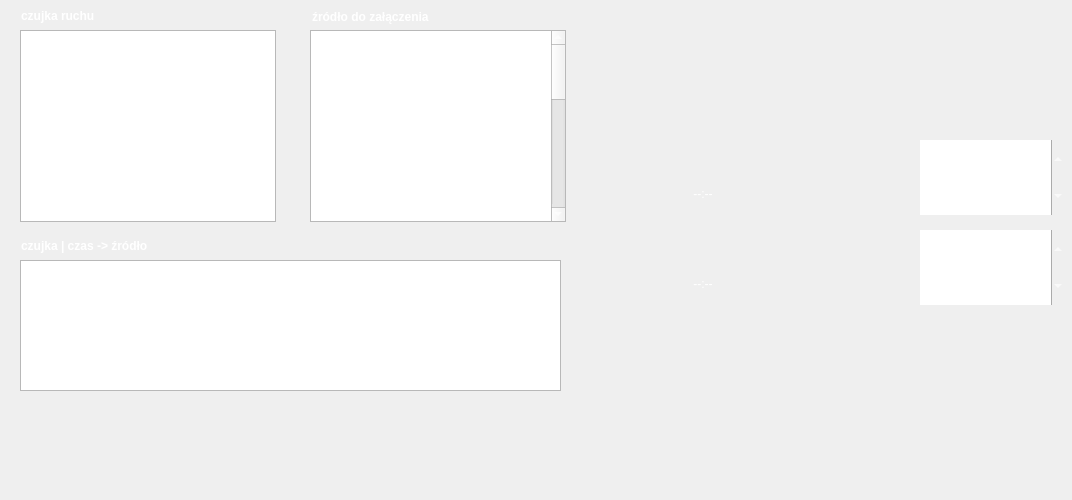
      <widget class="QWidget" name="tab_4">
       <attribute name="title">
        <string>Harmonogram</string>
       </attribute>
       <widget class="QListWidget" name="listWidget">
        <property name="geometry">
         <rect>
          <x>20</x>
          <y>30</y>
          <width>256</width>
          <height>192</height>
         </rect>
        </property>
        <property name="styleSheet">
         <string notr="true">color: rgb(255, 255, 255);</string>
        </property>
        <item>
         <property name="text">
          <string>Korytarz góra</string>
         </property>
         <property name="icon">
          <iconset resource="ikony.qrc">
           <normaloff>:/HDD1/admin/iHome/28-02-2018/media/pir_off.png</normaloff>
           <selectedoff>:/HDD1/admin/iHome/28-02-2018/media/pir_on.png</selectedoff>:/HDD1/admin/iHome/28-02-2018/media/pir_off.png</iconset>
         </property>
        </item>
        <item>
         <property name="text">
          <string>Korytarz dół</string>
         </property>
         <property name="icon">
          <iconset resource="ikony.qrc">
           <normaloff>:/HDD1/admin/iHome/28-02-2018/media/pir_off.png</normaloff>
           <selectedoff>:/HDD1/admin/iHome/28-02-2018/media/pir_on.png</selectedoff>:/HDD1/admin/iHome/28-02-2018/media/pir_off.png</iconset>
         </property>
        </item>
        <item>
         <property name="text">
          <string>Łazienka dół</string>
         </property>
         <property name="icon">
          <iconset resource="ikony.qrc">
           <normaloff>:/HDD1/admin/iHome/28-02-2018/media/pir_off.png</normaloff>
           <selectedoff>:/HDD1/admin/iHome/28-02-2018/media/pir_on.png</selectedoff>:/HDD1/admin/iHome/28-02-2018/media/pir_off.png</iconset>
         </property>
        </item>
        <item>
         <property name="text">
          <string>Kuchnia</string>
         </property>
         <property name="icon">
          <iconset resource="ikony.qrc">
           <normaloff>:/HDD1/admin/iHome/28-02-2018/media/pir_off.png</normaloff>
           <selectedoff>:/HDD1/admin/iHome/28-02-2018/media/pir_on.png</selectedoff>:/HDD1/admin/iHome/28-02-2018/media/pir_off.png</iconset>
         </property>
        </item>
       </widget>
       <widget class="QListWidget" name="listWidget_2">
        <property name="geometry">
         <rect>
          <x>310</x>
          <y>30</y>
          <width>256</width>
          <height>192</height>
         </rect>
        </property>
        <property name="styleSheet">
         <string notr="true">color: rgb(255, 255, 255);</string>
        </property>
        <property name="frameShape">
         <enum>QFrame::StyledPanel</enum>
        </property>
        <property name="frameShadow">
         <enum>QFrame::Sunken</enum>
        </property>
        <property name="lineWidth">
         <number>1</number>
        </property>
        <property name="selectionMode">
         <enum>QAbstractItemView::MultiSelection</enum>
        </property>
        <item>
         <property name="text">
          <string>Biblioteka</string>
         </property>
         <property name="icon">
          <iconset>
           <disabledoff>:/HDD1/admin/iHome/28-02-2018/media/bulb_off.png</disabledoff>
           <selectedon>:/HDD1/admin/iHome/28-02-2018/media/bulb_on.png</selectedon>
          </iconset>
         </property>
        </item>
        <item>
         <property name="text">
          <string>Pokój Myszki</string>
         </property>
         <property name="icon">
          <iconset resource="ikony.qrc">
           <normaloff>:/HDD1/admin/iHome/28-02-2018/media/bulb_off.png</normaloff>
           <selectedoff>:/HDD1/admin/iHome/28-02-2018/media/bulb_on.png</selectedoff>:/HDD1/admin/iHome/28-02-2018/media/bulb_off.png</iconset>
         </property>
        </item>
        <item>
         <property name="text">
          <string>Sypialnia</string>
         </property>
         <property name="icon">
          <iconset resource="ikony.qrc">
           <normaloff>:/HDD1/admin/iHome/28-02-2018/media/bulb_off.png</normaloff>
           <selectedoff>:/HDD1/admin/iHome/28-02-2018/media/bulb_on.png</selectedoff>:/HDD1/admin/iHome/28-02-2018/media/bulb_off.png</iconset>
         </property>
        </item>
        <item>
         <property name="text">
          <string>Garderoba</string>
         </property>
         <property name="icon">
          <iconset resource="ikony.qrc">
           <normaloff>:/HDD1/admin/iHome/28-02-2018/media/bulb_off.png</normaloff>
           <selectedoff>:/HDD1/admin/iHome/28-02-2018/media/bulb_on.png</selectedoff>:/HDD1/admin/iHome/28-02-2018/media/bulb_off.png</iconset>
         </property>
        </item>
        <item>
         <property name="text">
          <string>Łazienka góra</string>
         </property>
         <property name="icon">
          <iconset resource="ikony.qrc">
           <normaloff>:/HDD1/admin/iHome/28-02-2018/media/bulb_off.png</normaloff>
           <selectedoff>:/HDD1/admin/iHome/28-02-2018/media/bulb_on.png</selectedoff>:/HDD1/admin/iHome/28-02-2018/media/bulb_off.png</iconset>
         </property>
        </item>
        <item>
         <property name="text">
          <string>Łazienka luksfery</string>
         </property>
         <property name="icon">
          <iconset resource="ikony.qrc">
           <normaloff>:/HDD1/admin/iHome/28-02-2018/media/bulb_off.png</normaloff>
           <selectedoff>:/HDD1/admin/iHome/28-02-2018/media/bulb_on.png</selectedoff>:/HDD1/admin/iHome/28-02-2018/media/bulb_off.png</iconset>
         </property>
        </item>
        <item>
         <property name="text">
          <string>Łazienka dół lustro</string>
         </property>
         <property name="icon">
          <iconset resource="ikony.qrc">
           <normaloff>:/HDD1/admin/iHome/28-02-2018/media/bulb_off.png</normaloff>
           <selectedoff>:/HDD1/admin/iHome/28-02-2018/media/bulb_on.png</selectedoff>:/HDD1/admin/iHome/28-02-2018/media/bulb_off.png</iconset>
         </property>
        </item>
        <item>
         <property name="text">
          <string>Łazienka dół</string>
         </property>
         <property name="icon">
          <iconset resource="ikony.qrc">
           <normaloff>:/HDD1/admin/iHome/28-02-2018/media/bulb_off.png</normaloff>
           <selectedoff>:/HDD1/admin/iHome/28-02-2018/media/bulb_on.png</selectedoff>:/HDD1/admin/iHome/28-02-2018/media/bulb_off.png</iconset>
         </property>
        </item>
        <item>
         <property name="text">
          <string>Loft</string>
         </property>
         <property name="icon">
          <iconset resource="ikony.qrc">
           <normaloff>:/HDD1/admin/iHome/28-02-2018/media/bulb_off.png</normaloff>
           <selectedoff>:/HDD1/admin/iHome/28-02-2018/media/bulb_on.png</selectedoff>:/HDD1/admin/iHome/28-02-2018/media/bulb_off.png</iconset>
         </property>
        </item>
        <item>
         <property name="text">
          <string>Korytarz góra</string>
         </property>
         <property name="icon">
          <iconset resource="ikony.qrc">
           <normaloff>:/HDD1/admin/iHome/28-02-2018/media/bulb_off.png</normaloff>
           <selectedoff>:/HDD1/admin/iHome/28-02-2018/media/bulb_on.png</selectedoff>:/HDD1/admin/iHome/28-02-2018/media/bulb_off.png</iconset>
         </property>
        </item>
        <item>
         <property name="text">
          <string>Garaż</string>
         </property>
         <property name="icon">
          <iconset resource="ikony.qrc">
           <normaloff>:/HDD1/admin/iHome/28-02-2018/media/bulb_off.png</normaloff>
           <selectedoff>:/HDD1/admin/iHome/28-02-2018/media/bulb_on.png</selectedoff>:/HDD1/admin/iHome/28-02-2018/media/bulb_off.png</iconset>
         </property>
        </item>
        <item>
         <property name="text">
          <string>Wiatrołap</string>
         </property>
         <property name="icon">
          <iconset resource="ikony.qrc">
           <normaloff>:/HDD1/admin/iHome/28-02-2018/media/bulb_off.png</normaloff>
           <selectedoff>:/HDD1/admin/iHome/28-02-2018/media/bulb_on.png</selectedoff>:/HDD1/admin/iHome/28-02-2018/media/bulb_off.png</iconset>
         </property>
        </item>
        <item>
         <property name="text">
          <string>Kuchnia</string>
         </property>
         <property name="icon">
          <iconset resource="ikony.qrc">
           <normaloff>:/HDD1/admin/iHome/28-02-2018/media/bulb_off.png</normaloff>
           <selectedoff>:/HDD1/admin/iHome/28-02-2018/media/bulb_on.png</selectedoff>:/HDD1/admin/iHome/28-02-2018/media/bulb_off.png</iconset>
         </property>
        </item>
        <item>
         <property name="text">
          <string>Barek</string>
         </property>
         <property name="icon">
          <iconset resource="ikony.qrc">
           <normaloff>:/HDD1/admin/iHome/28-02-2018/media/bulb_off.png</normaloff>
           <selectedoff>:/HDD1/admin/iHome/28-02-2018/media/bulb_on.png</selectedoff>:/HDD1/admin/iHome/28-02-2018/media/bulb_off.png</iconset>
         </property>
        </item>
        <item>
         <property name="text">
          <string>Jadalnia</string>
         </property>
         <property name="icon">
          <iconset resource="ikony.qrc">
           <normaloff>:/HDD1/admin/iHome/28-02-2018/media/bulb_off.png</normaloff>
           <selectedoff>:/HDD1/admin/iHome/28-02-2018/media/bulb_on.png</selectedoff>:/HDD1/admin/iHome/28-02-2018/media/bulb_off.png</iconset>
         </property>
        </item>
        <item>
         <property name="text">
          <string>Kuchnia zlewozmywak</string>
         </property>
         <property name="icon">
          <iconset resource="ikony.qrc">
           <normaloff>:/HDD1/admin/iHome/28-02-2018/media/bulb_off.png</normaloff>
           <selectedoff>:/HDD1/admin/iHome/28-02-2018/media/bulb_on.png</selectedoff>:/HDD1/admin/iHome/28-02-2018/media/bulb_off.png</iconset>
         </property>
        </item>
        <item>
         <property name="text">
          <string>Taras tył</string>
         </property>
         <property name="icon">
          <iconset resource="ikony.qrc">
           <normaloff>:/HDD1/admin/iHome/28-02-2018/media/bulb_off.png</normaloff>
           <selectedoff>:/HDD1/admin/iHome/28-02-2018/media/bulb_on.png</selectedoff>:/HDD1/admin/iHome/28-02-2018/media/bulb_off.png</iconset>
         </property>
        </item>
        <item>
         <property name="text">
          <string>Kinkiet kominek</string>
         </property>
         <property name="icon">
          <iconset resource="ikony.qrc">
           <normaloff>:/HDD1/admin/iHome/28-02-2018/media/bulb_off.png</normaloff>
           <selectedoff>:/HDD1/admin/iHome/28-02-2018/media/bulb_on.png</selectedoff>:/HDD1/admin/iHome/28-02-2018/media/bulb_off.png</iconset>
         </property>
        </item>
        <item>
         <property name="text">
          <string>Schody</string>
         </property>
         <property name="icon">
          <iconset resource="ikony.qrc">
           <normaloff>:/HDD1/admin/iHome/28-02-2018/media/bulb_off.png</normaloff>
           <selectedoff>:/HDD1/admin/iHome/28-02-2018/media/bulb_on.png</selectedoff>:/HDD1/admin/iHome/28-02-2018/media/bulb_off.png</iconset>
         </property>
        </item>
        <item>
         <property name="text">
          <string>*</string>
         </property>
         <property name="flags">
          <set>ItemIsDragEnabled|ItemIsUserCheckable|ItemIsEnabled</set>
         </property>
        </item>
        <item>
         <property name="text">
          <string>*</string>
         </property>
         <property name="flags">
          <set>ItemIsDragEnabled|ItemIsUserCheckable|ItemIsEnabled</set>
         </property>
        </item>
        <item>
         <property name="text">
          <string>*</string>
         </property>
         <property name="flags">
          <set>ItemIsDragEnabled|ItemIsUserCheckable|ItemIsEnabled</set>
         </property>
        </item>
        <item>
         <property name="text">
          <string>*</string>
         </property>
         <property name="flags">
          <set>ItemIsDragEnabled|ItemIsUserCheckable|ItemIsEnabled</set>
         </property>
        </item>
        <item>
         <property name="text">
          <string>*</string>
         </property>
         <property name="flags">
          <set>ItemIsDragEnabled|ItemIsUserCheckable|ItemIsEnabled</set>
         </property>
        </item>
        <item>
         <property name="text">
          <string>Cyrkulacja CWU</string>
         </property>
         <property name="icon">
          <iconset resource="ikony.qrc">
           <normaloff>:/HDD1/admin/iHome/28-02-2018/media/pompa_off.png</normaloff>
           <selectedoff>:/HDD1/admin/iHome/28-02-2018/media/pompa_on.gif</selectedoff>:/HDD1/admin/iHome/28-02-2018/media/pompa_off.png</iconset>
         </property>
        </item>
        <item>
         <property name="text">
          <string>Obieg kuchnia/jadalnia/korytarz</string>
         </property>
         <property name="foreground">
          <brush brushstyle="NoBrush">
           <color alpha="255">
            <red>255</red>
            <green>255</green>
            <blue>255</blue>
           </color>
          </brush>
         </property>
         <property name="flags">
          <set>ItemIsDragEnabled|ItemIsUserCheckable|ItemIsEnabled</set>
         </property>
        </item>
        <item>
         <property name="text">
          <string>*</string>
         </property>
         <property name="flags">
          <set>ItemIsDragEnabled|ItemIsUserCheckable|ItemIsEnabled</set>
         </property>
        </item>
        <item>
         <property name="text">
          <string>*</string>
         </property>
         <property name="flags">
          <set>ItemIsDragEnabled|ItemIsUserCheckable|ItemIsEnabled</set>
         </property>
        </item>
        <item>
         <property name="text">
          <string>*</string>
         </property>
         <property name="flags">
          <set>ItemIsDragEnabled|ItemIsUserCheckable|ItemIsEnabled</set>
         </property>
        </item>
        <item>
         <property name="text">
          <string>*</string>
         </property>
         <property name="flags">
          <set>ItemIsDragEnabled|ItemIsUserCheckable|ItemIsEnabled</set>
         </property>
        </item>
        <item>
         <property name="text">
          <string>*</string>
         </property>
         <property name="flags">
          <set>ItemIsDragEnabled|ItemIsUserCheckable|ItemIsEnabled</set>
         </property>
        </item>
        <item>
         <property name="text">
          <string>*</string>
         </property>
         <property name="flags">
          <set>ItemIsDragEnabled|ItemIsUserCheckable|ItemIsEnabled</set>
         </property>
        </item>
        <item>
         <property name="text">
          <string>Kuchnia blat</string>
         </property>
         <property name="icon">
          <iconset resource="ikony.qrc">
           <normaloff>:/HDD1/admin/iHome/28-02-2018/media/bulb_off.png</normaloff>
           <selectedoff>:/HDD1/admin/iHome/28-02-2018/media/bulb_on.png</selectedoff>:/HDD1/admin/iHome/28-02-2018/media/bulb_off.png</iconset>
         </property>
        </item>
        <item>
         <property name="text">
          <string>Kotłownia</string>
         </property>
         <property name="icon">
          <iconset resource="ikony.qrc">
           <normaloff>:/HDD1/admin/iHome/28-02-2018/media/bulb_off.png</normaloff>
           <selectedoff>:/HDD1/admin/iHome/28-02-2018/media/bulb_on.png</selectedoff>:/HDD1/admin/iHome/28-02-2018/media/bulb_off.png</iconset>
         </property>
        </item>
        <item>
         <property name="text">
          <string>Marynarski</string>
         </property>
         <property name="icon">
          <iconset resource="ikony.qrc">
           <normaloff>:/HDD1/admin/iHome/28-02-2018/media/bulb_off.png</normaloff>
           <selectedoff>:/HDD1/admin/iHome/28-02-2018/media/bulb_on.png</selectedoff>:/HDD1/admin/iHome/28-02-2018/media/bulb_off.png</iconset>
         </property>
        </item>
        <item>
         <property name="text">
          <string>Korytarz dół</string>
         </property>
         <property name="icon">
          <iconset resource="ikony.qrc">
           <normaloff>:/HDD1/admin/iHome/28-02-2018/media/bulb_off.png</normaloff>
           <selectedoff>:/HDD1/admin/iHome/28-02-2018/media/bulb_on.png</selectedoff>:/HDD1/admin/iHome/28-02-2018/media/bulb_off.png</iconset>
         </property>
        </item>
        <item>
         <property name="text">
          <string>Salon 2</string>
         </property>
         <property name="icon">
          <iconset resource="ikony.qrc">
           <normaloff>:/HDD1/admin/iHome/28-02-2018/media/bulb_off.png</normaloff>
           <selectedoff>:/HDD1/admin/iHome/28-02-2018/media/bulb_on.png</selectedoff>:/HDD1/admin/iHome/28-02-2018/media/bulb_off.png</iconset>
         </property>
        </item>
        <item>
         <property name="text">
          <string>Salon 1</string>
         </property>
         <property name="icon">
          <iconset resource="ikony.qrc">
           <normaloff>:/HDD1/admin/iHome/28-02-2018/media/bulb_off.png</normaloff>
           <selectedoff>:/HDD1/admin/iHome/28-02-2018/media/bulb_on.png</selectedoff>:/HDD1/admin/iHome/28-02-2018/media/bulb_off.png</iconset>
         </property>
        </item>
        <item>
         <property name="text">
          <string>Wejście przód</string>
         </property>
         <property name="icon">
          <iconset resource="ikony.qrc">
           <normaloff>:/HDD1/admin/iHome/28-02-2018/media/bulb_off.png</normaloff>
           <selectedoff>:/HDD1/admin/iHome/28-02-2018/media/bulb_on.png</selectedoff>:/HDD1/admin/iHome/28-02-2018/media/bulb_off.png</iconset>
         </property>
        </item>
       </widget>
       <widget class="QPushButton" name="pushButton_23">
        <property name="geometry">
         <rect>
          <x>350</x>
          <y>410</y>
          <width>91</width>
          <height>81</height>
         </rect>
        </property>
        <property name="styleSheet">
         <string notr="true">QPushButton#pushButton_23 {
background-color: transparent;
background-image: url(:/HDD1/admin/iHome/28-02-2018/media/plus_off.png);
background-repeat: none;
}

QPushButton#pushButton_23:pressed
{
background-image: url(:/HDD1/admin/iHome/28-02-2018/media/plus_on.png);
background-color: transparent;
}</string>
        </property>
        <property name="text">
         <string/>
        </property>
        <property name="flat">
         <bool>true</bool>
        </property>
       </widget>
       <widget class="QListWidget" name="listWidget_3">
        <property name="geometry">
         <rect>
          <x>20</x>
          <y>260</y>
          <width>541</width>
          <height>131</height>
         </rect>
        </property>
        <property name="styleSheet">
         <string notr="true">color: rgb(255, 255, 255);</string>
        </property>
        <property name="modelColumn">
         <number>0</number>
        </property>
       </widget>
       <widget class="QPushButton" name="pushButton_27">
        <property name="geometry">
         <rect>
          <x>480</x>
          <y>410</y>
          <width>81</width>
          <height>81</height>
         </rect>
        </property>
        <property name="styleSheet">
         <string notr="true">QPushButton#pushButton_27 {
background-color: transparent;
background-image: url(:/HDD1/admin/iHome/28-02-2018/media/minus_off.png);
background-repeat: none;
}

QPushButton#pushButton_27:pressed
{
background-image: url(:/HDD1/admin/iHome/28-02-2018/media/minus_on.png);
background-color: transparent;
}</string>
        </property>
        <property name="text">
         <string/>
        </property>
        <property name="flat">
         <bool>true</bool>
        </property>
       </widget>
       <widget class="QLabel" name="label">
        <property name="geometry">
         <rect>
          <x>21</x>
          <y>235</y>
          <width>231</width>
          <height>21</height>
         </rect>
        </property>
        <property name="font">
         <font>
          <weight>75</weight>
          <bold>true</bold>
         </font>
        </property>
        <property name="styleSheet">
         <string notr="true">color: rgb(255, 255, 255);</string>
        </property>
        <property name="text">
         <string>czujka | czas -&gt; źródło</string>
        </property>
       </widget>
       <widget class="QLabel" name="label_20">
        <property name="geometry">
         <rect>
          <x>21</x>
          <y>5</y>
          <width>101</width>
          <height>21</height>
         </rect>
        </property>
        <property name="font">
         <font>
          <weight>75</weight>
          <bold>true</bold>
         </font>
        </property>
        <property name="styleSheet">
         <string notr="true">color: rgb(255, 255, 255);</string>
        </property>
        <property name="text">
         <string>czujka ruchu</string>
        </property>
       </widget>
       <widget class="QLabel" name="label_24">
        <property name="geometry">
         <rect>
          <x>312</x>
          <y>6</y>
          <width>151</width>
          <height>21</height>
         </rect>
        </property>
        <property name="font">
         <font>
          <weight>75</weight>
          <bold>true</bold>
         </font>
        </property>
        <property name="styleSheet">
         <string notr="true">color: rgb(255, 255, 255);</string>
        </property>
        <property name="text">
         <string>źródło do załączenia</string>
        </property>
       </widget>
       <widget class="QPushButton" name="pushButton_29">
        <property name="geometry">
         <rect>
          <x>666</x>
          <y>26</y>
          <width>91</width>
          <height>81</height>
         </rect>
        </property>
        <property name="styleSheet">
         <string notr="true">QPushButton#pushButton_29 {
background-color: transparent;
background-image: url(:/HDD1/admin/iHome/28-02-2018/media/timer_2_off.png);
background-repeat: none;
border:none
}

QPushButton#pushButton_29:checked
{
background-image: url(:/HDD1/admin/iHome/28-02-2018/media/timer_2_on.png);
background-color: transparent;
border:none;
}</string>
        </property>
        <property name="text">
         <string/>
        </property>
        <property name="checkable">
         <bool>true</bool>
        </property>
        <property name="checked">
         <bool>false</bool>
        </property>
        <property name="flat">
         <bool>true</bool>
        </property>
       </widget>
       <widget class="QPushButton" name="pushButton_30">
        <property name="geometry">
         <rect>
          <x>808</x>
          <y>26</y>
          <width>91</width>
          <height>81</height>
         </rect>
        </property>
        <property name="styleSheet">
         <string notr="true">QPushButton#pushButton_30 {
background-color: transparent;
background-image: url(:/HDD1/admin/iHome/28-02-2018/media/timer_off.png);
background-repeat: none;
border:none;
}

QPushButton#pushButton_30:checked
{
background-image: url(:/HDD1/admin/iHome/28-02-2018/media/timer_on.png);
background-color: transparent;
border:none;
}</string>
        </property>
        <property name="text">
         <string/>
        </property>
        <property name="checkable">
         <bool>true</bool>
        </property>
        <property name="checked">
         <bool>true</bool>
        </property>
        <property name="flat">
         <bool>true</bool>
        </property>
       </widget>
       <widget class="QPushButton" name="pushButton_31">
        <property name="geometry">
         <rect>
          <x>940</x>
          <y>26</y>
          <width>81</width>
          <height>81</height>
         </rect>
        </property>
        <property name="styleSheet">
         <string notr="true">QPushButton#pushButton_31 {
background-color: transparent;
background-image: url(:/HDD1/admin/iHome/28-02-2018/media/timer_3_off.png);
background-repeat: none;
border:none;
}

QPushButton#pushButton_31:checked
{
background-image: url(:/HDD1/admin/iHome/28-02-2018/media/timer_3_on.png);
background-color: transparent;
border:none;
}</string>
        </property>
        <property name="text">
         <string/>
        </property>
        <property name="checkable">
         <bool>true</bool>
        </property>
        <property name="checked">
         <bool>false</bool>
        </property>
        <property name="flat">
         <bool>true</bool>
        </property>
       </widget>
       <widget class="QLabel" name="label_25">
        <property name="geometry">
         <rect>
          <x>668</x>
          <y>140</y>
          <width>70</width>
          <height>61</height>
         </rect>
        </property>
        <property name="layoutDirection">
         <enum>Qt::LeftToRight</enum>
        </property>
        <property name="styleSheet">
         <string notr="true">background-image: url(:/HDD1/admin/iHome/28-02-2018/media/sup.png);
background-repeat: none;
color: rgb(255, 255, 255);
</string>
        </property>
        <property name="text">
         <string>--:--</string>
        </property>
        <property name="alignment">
         <set>Qt::AlignBottom|Qt::AlignHCenter</set>
        </property>
        <property name="margin">
         <number>-2</number>
        </property>
        <property name="indent">
         <number>-1</number>
        </property>
       </widget>
       <widget class="QLabel" name="label_26">
        <property name="geometry">
         <rect>
          <x>668</x>
          <y>230</y>
          <width>70</width>
          <height>61</height>
         </rect>
        </property>
        <property name="styleSheet">
         <string notr="true">background-image: url(:/HDD1/admin/iHome/28-02-2018/media/sdown.png);
background-repeat: none;
color: rgb(255, 255, 255);</string>
        </property>
        <property name="text">
         <string>--:--</string>
        </property>
        <property name="alignment">
         <set>Qt::AlignBottom|Qt::AlignHCenter</set>
        </property>
        <property name="margin">
         <number>0</number>
        </property>
        <property name="indent">
         <number>-1</number>
        </property>
       </widget>
       <widget class="QTimeEdit" name="timeEdit_2">
        <property name="geometry">
         <rect>
          <x>920</x>
          <y>230</y>
          <width>143</width>
          <height>75</height>
         </rect>
        </property>
        <property name="font">
         <font>
          <pointsize>13</pointsize>
         </font>
        </property>
        <property name="styleSheet">
         <string notr="true">background-image: url(:/HDD1/admin/iHome/28-02-2018/media/clock_frame.png);
color: rgb(255, 255, 255);
background-repeat: none;</string>
        </property>
        <property name="frame">
         <bool>false</bool>
        </property>
        <property name="alignment">
         <set>Qt::AlignCenter</set>
        </property>
        <property name="displayFormat">
         <string>HH:mm:ss</string>
        </property>
        <property name="time">
         <time>
          <hour>19</hour>
          <minute>20</minute>
          <second>0</second>
         </time>
        </property>
       </widget>
       <widget class="QTimeEdit" name="timeEdit">
        <property name="enabled">
         <bool>true</bool>
        </property>
        <property name="geometry">
         <rect>
          <x>920</x>
          <y>140</y>
          <width>143</width>
          <height>75</height>
         </rect>
        </property>
        <property name="font">
         <font>
          <pointsize>13</pointsize>
         </font>
        </property>
        <property name="layoutDirection">
         <enum>Qt::LeftToRight</enum>
        </property>
        <property name="styleSheet">
         <string notr="true">background-image: url(:/HDD1/admin/iHome/28-02-2018/media/clock_frame.png);
color: rgb(255, 255, 255);
background-repeat: none;</string>
        </property>
        <property name="wrapping">
         <bool>false</bool>
        </property>
        <property name="frame">
         <bool>false</bool>
        </property>
        <property name="alignment">
         <set>Qt::AlignCenter</set>
        </property>
        <property name="readOnly">
         <bool>false</bool>
        </property>
        <property name="buttonSymbols">
         <enum>QAbstractSpinBox::UpDownArrows</enum>
        </property>
        <property name="displayFormat">
         <string>HH:mm:ss</string>
        </property>
        <property name="time">
         <time>
          <hour>6</hour>
          <minute>17</minute>
          <second>0</second>
         </time>
        </property>
       </widget>
      </widget>
